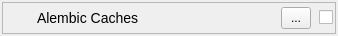
<?xml version="1.0" encoding="UTF-8"?>
<ui version="4.0">
 <class>TaskWidget</class>
 <widget class="QWidget" name="TaskWidget">
  <property name="geometry">
   <rect>
    <x>0</x>
    <y>0</y>
    <width>338</width>
    <height>36</height>
   </rect>
  </property>
  <property name="windowTitle">
   <string>Form</string>
  </property>
  <property name="accessibleName">
   <string>task widget</string>
  </property>
  <layout class="QVBoxLayout" name="verticalLayout">
   <property name="spacing">
    <number>0</number>
   </property>
   <property name="margin">
    <number>2</number>
   </property>
   <item>
    <widget class="QFrame" name="frame">
     <property name="minimumSize">
      <size>
       <width>0</width>
       <height>32</height>
      </size>
     </property>
     <property name="accessibleName">
      <string>task widget inner frame</string>
     </property>
     <property name="frameShape">
      <enum>QFrame::StyledPanel</enum>
     </property>
     <property name="frameShadow">
      <enum>QFrame::Raised</enum>
     </property>
     <layout class="QHBoxLayout" name="horizontalLayout">
      <property name="spacing">
       <number>8</number>
      </property>
      <property name="leftMargin">
       <number>8</number>
      </property>
      <property name="topMargin">
       <number>2</number>
      </property>
      <property name="rightMargin">
       <number>2</number>
      </property>
      <property name="bottomMargin">
       <number>2</number>
      </property>
      <item>
       <widget class="QLabel" name="icon">
        <property name="minimumSize">
         <size>
          <width>18</width>
          <height>18</height>
         </size>
        </property>
        <property name="maximumSize">
         <size>
          <width>18</width>
          <height>18</height>
         </size>
        </property>
        <property name="accessibleName">
         <string>task icon</string>
        </property>
        <property name="pixmap">
         <pixmap resource="resources.qrc">:/tk_multi_inhouse/shotgun.png</pixmap>
        </property>
        <property name="scaledContents">
         <bool>true</bool>
        </property>
        <property name="alignment">
         <set>Qt::AlignCenter</set>
        </property>
       </widget>
      </item>
      <item>
       <widget class="QLabel" name="header">
        <property name="sizePolicy">
         <sizepolicy hsizetype="Expanding" vsizetype="Preferred">
          <horstretch>0</horstretch>
          <verstretch>0</verstretch>
         </sizepolicy>
        </property>
        <property name="minimumSize">
         <size>
          <width>1</width>
          <height>1</height>
         </size>
        </property>
        <property name="accessibleName">
         <string/>
        </property>
        <property name="text">
         <string>&lt;big&gt;Alembic Caches&lt;/big&gt;</string>
        </property>
       </widget>
      </item>
      <item>
       <widget class="QToolButton" name="status">
        <property name="minimumSize">
         <size>
          <width>30</width>
          <height>22</height>
         </size>
        </property>
        <property name="maximumSize">
         <size>
          <width>30</width>
          <height>22</height>
         </size>
        </property>
        <property name="toolTip">
         <string>Click for more details</string>
        </property>
        <property name="accessibleName">
         <string>task status</string>
        </property>
        <property name="text">
         <string>...</string>
        </property>
        <property name="icon">
         <iconset resource="resources.qrc">
          <normaloff>:/tk_multi_inhouse/status_publish.png</normaloff>:/tk_multi_inhouse/status_publish.png</iconset>
        </property>
        <property name="iconSize">
         <size>
          <width>16</width>
          <height>16</height>
         </size>
        </property>
       </widget>
      </item>
      <item>
       <widget class="QCheckBox" name="checkbox">
        <property name="toolTip">
         <string>hint: shift-click to toggle all items of this type</string>
        </property>
        <property name="accessibleName">
         <string>task checkbox</string>
        </property>
       </widget>
      </item>
     </layout>
    </widget>
   </item>
  </layout>
 </widget>
 <resources>
  <include location="resources.qrc"/>
 </resources>
 <connections/>
</ui>
